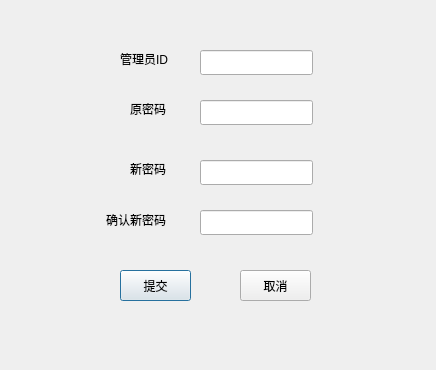
<?xml version="1.0" encoding="UTF-8"?>
<ui version="4.0">
 <class>changepwd</class>
 <widget class="QDialog" name="changepwd">
  <property name="geometry">
   <rect>
    <x>0</x>
    <y>0</y>
    <width>436</width>
    <height>370</height>
   </rect>
  </property>
  <property name="windowTitle">
   <string>Dialog</string>
  </property>
  <widget class="QLabel" name="label">
   <property name="geometry">
    <rect>
     <x>120</x>
     <y>50</y>
     <width>67</width>
     <height>17</height>
    </rect>
   </property>
   <property name="text">
    <string>管理员ID</string>
   </property>
  </widget>
  <widget class="QLineEdit" name="lineEdit_id">
   <property name="geometry">
    <rect>
     <x>200</x>
     <y>50</y>
     <width>113</width>
     <height>25</height>
    </rect>
   </property>
  </widget>
  <widget class="QLabel" name="label_2">
   <property name="geometry">
    <rect>
     <x>130</x>
     <y>100</y>
     <width>67</width>
     <height>17</height>
    </rect>
   </property>
   <property name="text">
    <string>原密码</string>
   </property>
  </widget>
  <widget class="QLineEdit" name="lineEdit_oldPwd">
   <property name="geometry">
    <rect>
     <x>200</x>
     <y>100</y>
     <width>113</width>
     <height>25</height>
    </rect>
   </property>
   <property name="echoMode">
    <enum>QLineEdit::Normal</enum>
   </property>
  </widget>
  <widget class="QLabel" name="label_3">
   <property name="geometry">
    <rect>
     <x>106</x>
     <y>210</y>
     <width>81</width>
     <height>20</height>
    </rect>
   </property>
   <property name="text">
    <string>确认新密码</string>
   </property>
  </widget>
  <widget class="QLineEdit" name="lineEdit_confirmPwd">
   <property name="geometry">
    <rect>
     <x>200</x>
     <y>210</y>
     <width>113</width>
     <height>25</height>
    </rect>
   </property>
  </widget>
  <widget class="QLabel" name="label_4">
   <property name="geometry">
    <rect>
     <x>130</x>
     <y>160</y>
     <width>67</width>
     <height>17</height>
    </rect>
   </property>
   <property name="text">
    <string>新密码</string>
   </property>
  </widget>
  <widget class="QLineEdit" name="lineEdit_newPwd">
   <property name="geometry">
    <rect>
     <x>200</x>
     <y>160</y>
     <width>113</width>
     <height>25</height>
    </rect>
   </property>
  </widget>
  <widget class="QPushButton" name="pushButton_submit">
   <property name="geometry">
    <rect>
     <x>120</x>
     <y>270</y>
     <width>71</width>
     <height>31</height>
    </rect>
   </property>
   <property name="text">
    <string>提交</string>
   </property>
  </widget>
  <widget class="QPushButton" name="pushButton_cancel">
   <property name="geometry">
    <rect>
     <x>240</x>
     <y>270</y>
     <width>71</width>
     <height>31</height>
    </rect>
   </property>
   <property name="text">
    <string>取消</string>
   </property>
  </widget>
 </widget>
 <resources/>
 <connections/>
</ui>
